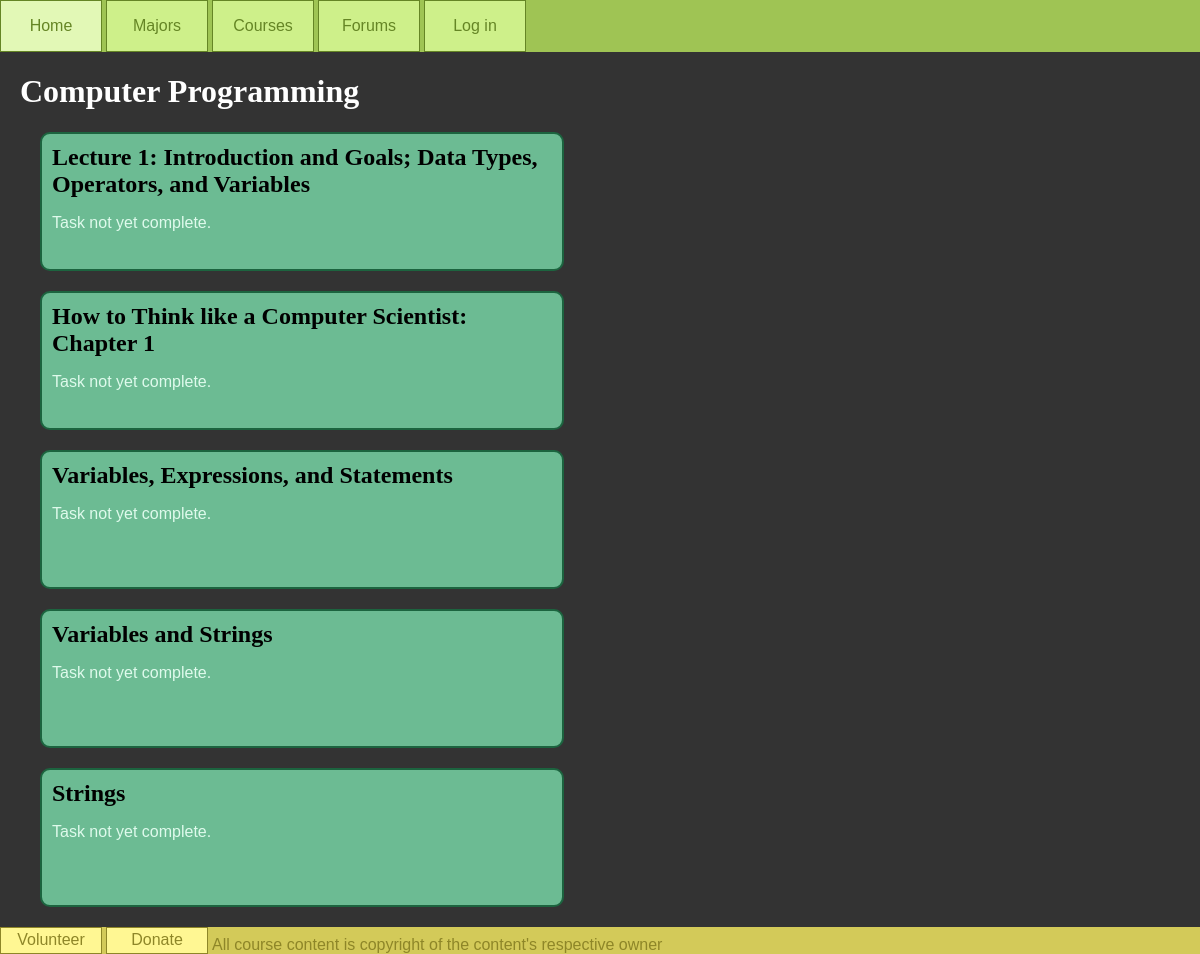
The page /courses/1 on the database as committed earlier.
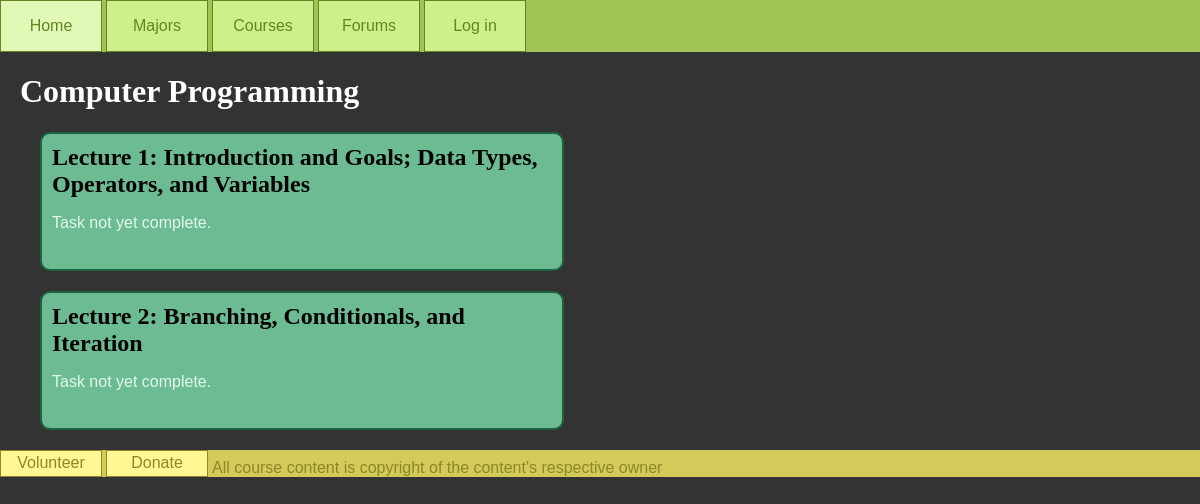
The same page on the database as committed later.
### database_setup.py (models this page shows, shortened)
class Course(Base):
    __tablename__ = 'courses'
    course_id = Column(Integer, primary_key=True)
    name = Column(String(250), nullable=False)
    description = Column(String(250))

class Task(Base):
    __tablename__ = "tasks"
    course_id = Column(Integer, ForeignKey('courses.course_id'), nullable=False)
    task_id = Column(Integer, primary_key=True)
    isGraded = Column(Boolean, default=False)
    name = Column(String(250))
    url = Column(String(250), nullable=False)

### project.py (the view)
@app.route('/courses/<int:course_id>')
def viewCourse(course_id):
    course = session.query(Course).filter_by(course_id=course_id).one()
    tasks = getUserTasksByCourse(course_id)
    return render_template('coursePage.html',
        tasks=tasks,
        course=course,
        login_session=login_session)

### project.py (called while the page is built)
def loggedin():
    return "email" in login_session

def getUserTasksByCourse(course_id):
    tasks = session.query(Task).filter_by(course_id=course_id).all()
    if loggedin() and userEnrolled(course_id, getUserID(login_session["email"])):
        for task in tasks:
            task.complete = isComplete(task.task_id, course_id)
    return tasks

### templates/coursePage.html (shortened to what this page needs)
<!DOCTYPE html>
<html>
    <head>
        <link rel="stylesheet" href="/css/style.css">
    </head>
    <body>
        {% block content %}
        {% include "navbar.html" %}
        <div>
            <h1>{{course.name}}</h1>
            {% for task in tasks %}
                <a class="subtle" href="/courses/{{course.course_id}}/tasks/{{task.task_id}}/markComplete/"><div class="majorBlock">
                    <h2>{{task.name}}</h2>
                    {% if task.complete %}
                        <p>Task complete!</p>
                    {% else %}
                        <p>Task not yet complete.</p>
                    {% endif %}
                </div></a>
            {% endfor %}
        </div>
        {% include "footer.html" %}
        {% endblock %}
    </body>
</html>

### templates/navbar.html (shortened to what this page needs)
<ul id="navbar">
    <li><a href="/index.html">Home</a></li>
    <li><a href="/majorsPublic.html">Majors</a></li>
    <li><a href="/coursesPublic.html">Courses</a></li>
    <li><a href="">Forums</a></li>
    {% block content %}
    {% if not "username" in login_session%}
    <li><a href="/login.html">Log in</a></li>
    {% else %}
    <li><a href="/profile.html">Profile</a></li>
    <li><a href="gdisconnect">Log out</a></li>
    {% endif %}
</ul>
{% endblock %}

### templates/footer.html
<footer>
    <li><a href="volunteer.html">Volunteer</a></li>
    <li><a href="donate.html">Donate</a></li>
    <p style='vertical-align:bottom;display:inline'>All course content is copyright of the content's respective owner</p>
</footer>

Rows that differ between the two databases and show on the page:
removed Task: name "How to Think like a Computer Scientist: Chapter 1"
removed Task: name "Variables, Expressions, and Statements"
removed Task: name "Variables and Strings"
removed Task: name "Strings"
added Task: name "Lecture 2: Branching, Conditionals, and Iteration"
